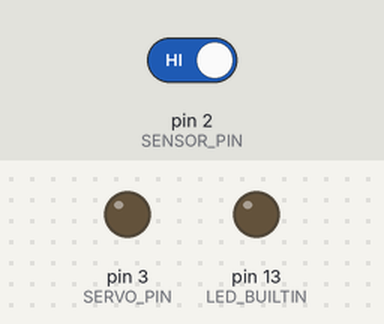
A sketch run on a simulated Arduino Uno, built with avr-gcc and run on an emulated ATmega328P. On the bench: output pins drawn as LEDs (lit = HIGH). The inputs (shaded band) are chosen by the test bench; at power-on: pin 2 (SENSOR_PIN) HIGH. Sleep ends after the set time or at an interrupt.

Above: at 1.2 s.
1.3 s: pin 2 (SENSOR_PIN) driven LOW
At 1.8 s:
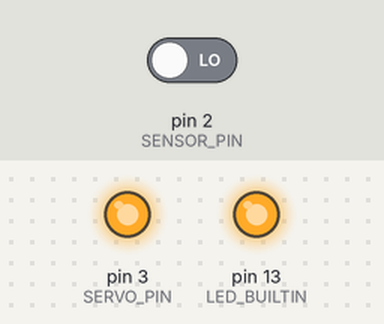
At 6.8 s:
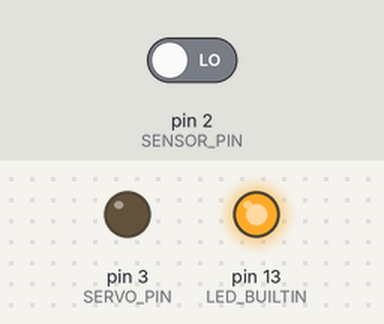
Timing chart, 0 to 23.8 s (numbered marks = the images above; inputs shaded):
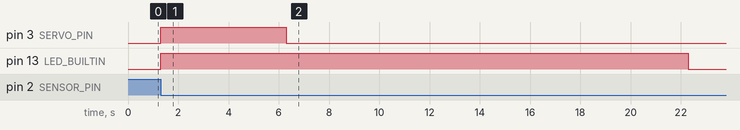

Measured:
- after the input at 1.3 s, pin 3 (SERVO_PIN): LOW → HIGH at once, → LOW 5.0 s later; pin 13 (LED_BUILTIN): LOW → HIGH at once, → LOW 21.0 s later

The sketch:

scarecrow.ino
```cpp
#include <avr/sleep.h>

//#define DEBUG 1
#define SENSOR_PIN 2
#define SERVO_PIN 3
void wakeUp() {
#ifdef DEBUG
  Serial.println("wakeup");
#endif
  sleep_disable();
//  detachInterrupt(0);
}

void going_to_Sleep()
{
#ifdef DEBUG
  Serial.println("going to sleep");
#endif
  sleep_enable();
  attachInterrupt(0, wakeUp, HIGH);
  set_sleep_mode(SLEEP_MODE_PWR_DOWN);
  delay(1000);
  digitalWrite(LED_BUILTIN, LOW);
  sleep_cpu();
  digitalWrite(LED_BUILTIN, HIGH);
  analogWrite(SERVO_PIN,255);
  delay(5*1000); //5s
  analogWrite(SERVO_PIN,0);
  delay(15*1000); //30s
}

void setup() {
#ifdef DEBUG
    Serial.begin(9600);
    Serial.println("starting");
#endif
  pinMode(SENSOR_PIN, INPUT_PULLUP);
  pinMode(SERVO_PIN, OUTPUT);
  pinMode(LED_BUILTIN, OUTPUT);
}

void loop() {
  going_to_Sleep();
}
```
